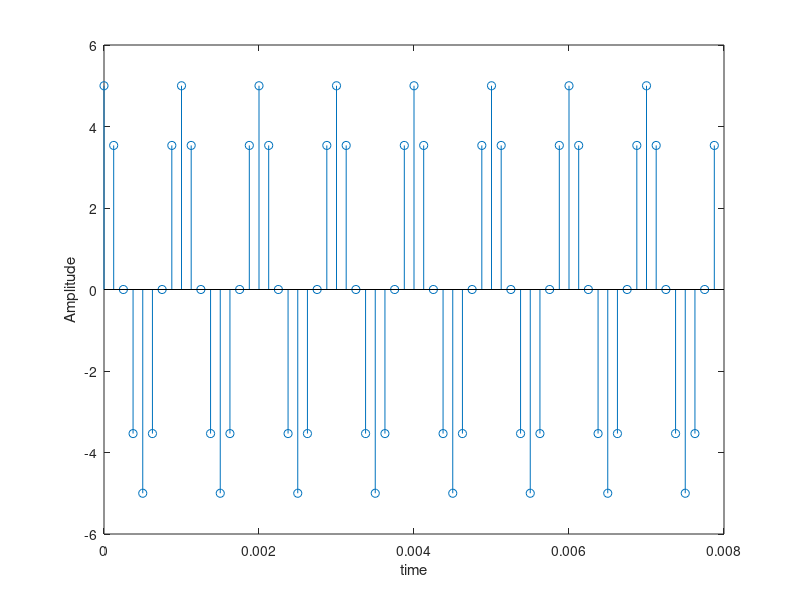
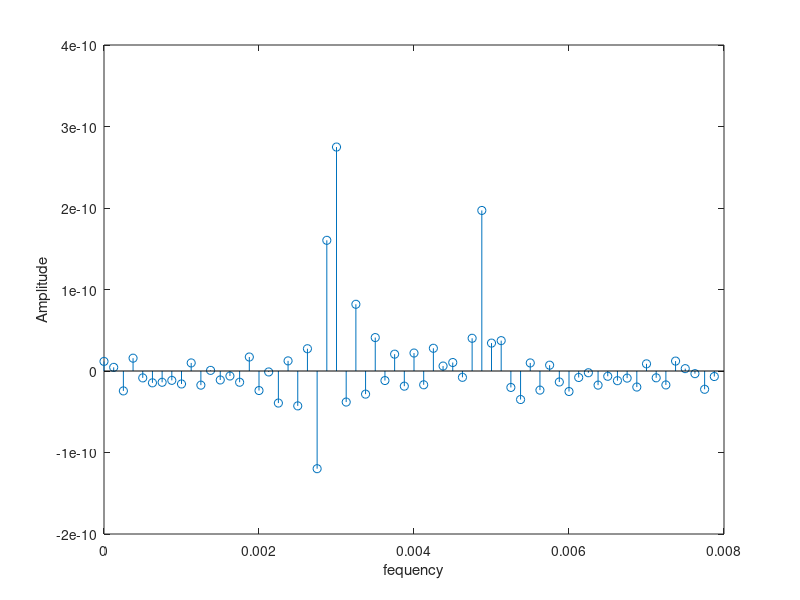
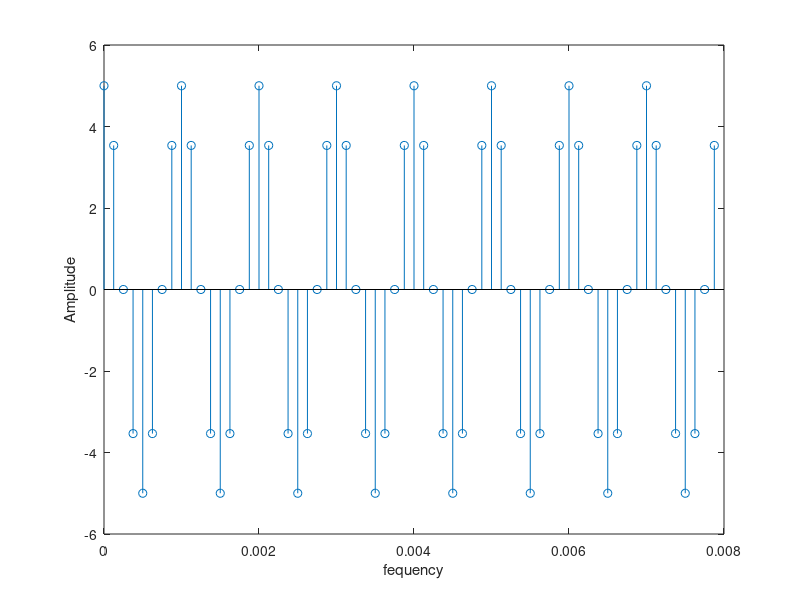

The MATLAB source for these figures, in order:
clear all;
close all;
a=5;
r=8000;	
p=1000;

n=64;
Fs=r;

t = 0:1/Fs:1-1/Fs;
cos_wave=a*cos(2*pi*p*t);
fastfft=fft(cos_wave);
fastshift=fftshift(cos_wave);


figure(1);
stem(t(1:n),cos_wave(1:n));
xlabel('time')
ylabel('Amplitude')

figure(2);
stem(t(1:n),fastfft(1:n));
xlabel('fequency')
ylabel('Amplitude')

figure(3);
stem(t(1:n),fastshift(1:n));
xlabel('fequency')
ylabel('Amplitude')
